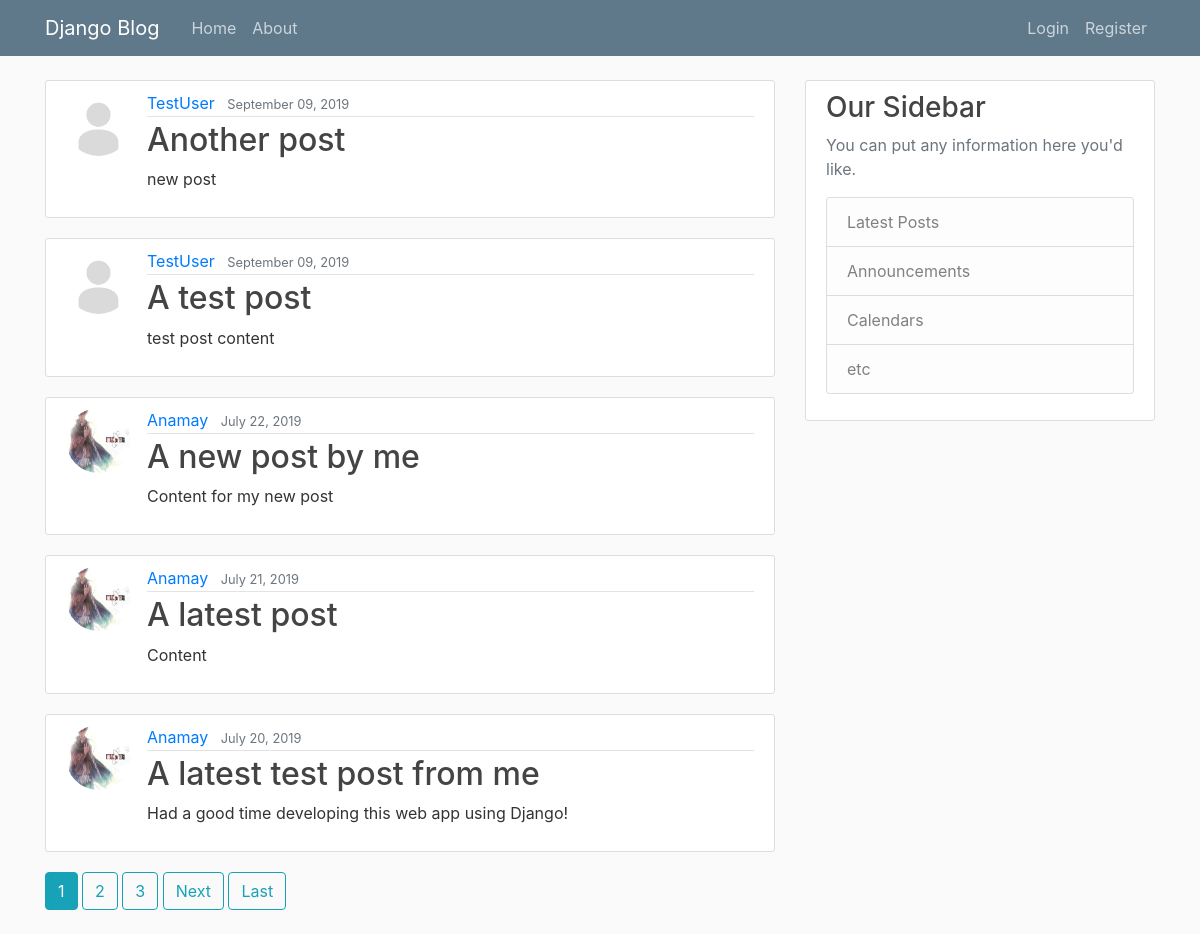
The page / on the database its author committed.
### blog/models.py (models this page shows, shortened)
class Post(models.Model):
	title = models.CharField(max_length=100)
	content = models.TextField()
	date_posted = models.DateTimeField(default=timezone.now) #models.DateTimeField(auto_now=True)    #models.DateTimeField(auto_now_add=True)
	author = models.ForeignKey(User, on_delete=models.CASCADE)

### users/models.py (models this page shows, shortened)
class Profile(models.Model):
	user = models.OneToOneField(User, on_delete = models.CASCADE)
	image = models.ImageField(default = "default.jpg",upload_to = "profile_pics")

### blog/views.py (the view)
# urls.py: path('', PostListView.as_view(), name="blog-home"),
class PostListView(ListView):
	model  = Post
	template_name = "blog/home.html" #<app>/<model>_<viewtype>.html
	context_object_name = "posts" #object_list
	ordering = ["-date_posted"]
	paginate_by = 5

### blog/templates/blog/home.html (shortened to what this page needs)
{%extends "blog/base.html"%}
{%block content%}
	{%for post in posts%}
		<article class="media content-section">
			<img class = "rounded-circle article-img" src="{{ post.author.profile.image.url }}">
		  <div class="media-body">
		    <div class="article-metadata">
		      <a class="mr-2" href="{% url 'user-posts' post.author.username %}">{{ post.author }}</a>
		      <small class="text-muted">{{ post.date_posted|date:"F d, Y" }}</small>
		    </div>
		    <h2><a class="article-title" href="{% url 'post-detail' post.id %}">{{ post.title }}</a></h2>
		    <p class="article-content">{{ post.content }}</p>
		  </div>
		</article>
	{%endfor%}
	{% if is_paginated %}
		{% for num in page_obj.paginator.page_range %}
			{% if page_obj.number == num %}
				<a href="?page={{ num }}" class = "btn btn-info mb-4">{{ num }}</a>
			{% elif num > page_obj.number|add:'-3' and num < page_obj.number|add:'3' %}
				<a href="?page={{ num }}" class = "btn btn-outline-info mb-4">{{ num }}</a>
			{% endif %}
		{% endfor %}
		{% if page_obj.has_next %}
			<a href="?page={{ page_obj.next_page_number }}" class = "btn btn-outline-info mb-4">Next</a>
			<a href="?page={{ page_obj.paginator.num_pages }}" class = "btn btn-outline-info mb-4">Last</a>
		{% endif %}
	{% endif %}
{%endblock content%}

### blog/templates/blog/base.html (shortened to what this page needs)
{% load static %}
<!DOCTYPE html>
<html>
<head>
    <link rel="stylesheet" href="https://maxcdn.bootstrapcdn.com/bootstrap/4.0.0/css/bootstrap.min.css">
    <link rel="stylesheet" type="text/css" href="{% static 'blog/main.css' %}">
</head>
<body>
	<header class="site-header">
	  <nav class="navbar navbar-expand-md navbar-dark bg-steel fixed-top">
	    <div class="container">
	      <a class="navbar-brand mr-4" href="{% url 'blog-home' %}">Django Blog</a>
	      <div class="collapse navbar-collapse" id="navbarToggle">
	        <div class="navbar-nav mr-auto">
	          <a class="nav-item nav-link" href="{% url 'blog-home' %}">Home</a>
	          <a class="nav-item nav-link" href="{% url 'blog-about' %}">About</a>
	        </div>
	        <div class="navbar-nav">
	        	{% if user.is_authenticated %}
	        		<a class="nav-item nav-link" href="{% url 'post-create' %}">New Post</a>
	        		<a class="nav-item nav-link" href="{% url 'profile' %}">Profile</a>
	      			<a class="nav-item nav-link" href="{% url 'logout' %}">Logout</a>
	      		{% else %}
			        <a class="nav-item nav-link" href="{% url 'login' %}">Login</a>
			        <a class="nav-item nav-link" href="{% url 'register' %}">Register</a>
			    {% endif %}
		    </div>
	      </div>
	    </div>
	  </nav>
	</header>
	<main role="main" class="container">
	  <div class="row">
	    <div class="col-md-8">
	      {% block content %}{% endblock %}
	    </div>
	    <div class="col-md-4">
	      <div class="content-section">
	        <h3>Our Sidebar</h3>
	        <p class='text-muted'>You can put any information here you'd like.
	          <ul class="list-group">
	            <li class="list-group-item list-group-item-light">Latest Posts</li>
	            <li class="list-group-item list-group-item-light">Announcements</li>
	            <li class="list-group-item list-group-item-light">Calendars</li>
	            <li class="list-group-item list-group-item-light">etc</li>
	          </ul>
	        </p>
	      </div>
	    </div>
	  </div>
	</main>
</body>
</html>

### blog/static/blog/main.css (style rules this page uses)
body { background: #fafafa; color: #333333; margin-top: 5rem; }
h1, h2, h3, h4, h5, h6 { color: #444444; }
ul { margin: 0; }
.bg-steel { background-color: #5f788a; }
.site-header .navbar-nav .nav-link { color: #cbd5db; }
.content-section { background: #ffffff; padding: 10px 20px; border: 1px solid #dddddd; border-radius: 3px; margin-bottom: 20px; }
.article-title { color: #444444; }
.article-content { white-space: pre-line; }
.article-img { height: 65px; width: 65px; margin-right: 16px; }
.article-metadata { padding-bottom: 1px; margin-bottom: 4px; border-bottom: 1px solid #e3e3e3 }

### rows shown on the page
Post: author.profile.image (placeholder picture), author "TestUser", date_posted "September 09, 2019", title "Another post", content "new post"
Post: author.profile.image (placeholder picture), author "TestUser", date_posted "September 09, 2019", title "A test post", content "test post content"
Post: author.profile.image (picture), author "Anamay", date_posted "July 22, 2019", title "A new post by me", content "Content for my new post"
Post: author.profile.image (picture), author "Anamay", date_posted "July 21, 2019", title "A latest post", content "Content"
Post: author.profile.image (picture), author "Anamay", date_posted "July 20, 2019", title "A latest test post from me", content "Had a good time developing this web app using Django!"

### other values the page prints
{{ num }} "1"
{{ num }} "2" "3"
